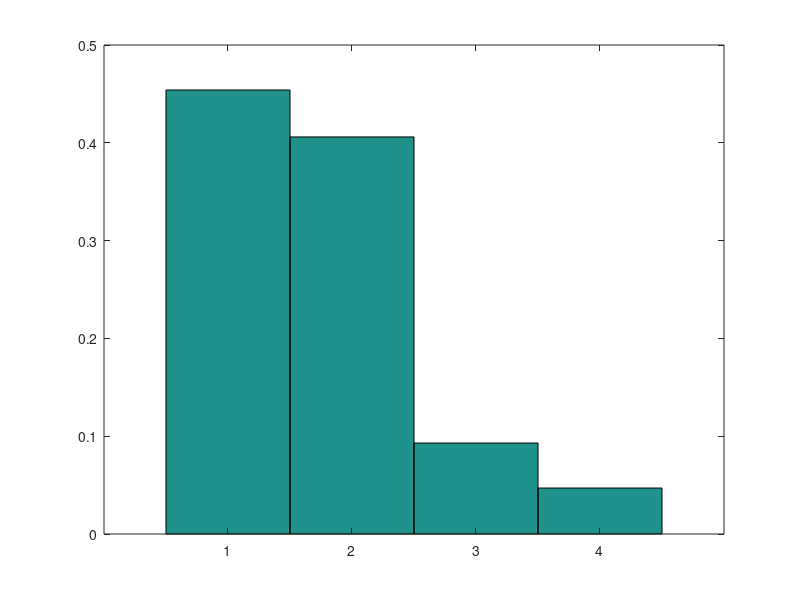

This chart was generated by the following MATLAB code:
N = 1000;

i1 = 0.46
i2 = 0.86
i3 = 0.96
i4 = 1
vec = []

for i = 1:N
  
  r = rand;
  Rez = 0;
  
  if r <= i1
    Rez = 1;
  end
  
  if r > i1 && r <= i2
    Rez = 2;
  end
  
  if r > i2 && r <= i3
    Rez = 3;
  end
  
  if r > i3 && r <= i4
    Rez = 4;
  end
  
  vec = [vec, Rez];
  
endfor

nr1 = length(find(vec == 1))/N
nr2 = length(find(vec == 2))/N
nr3 = length(find(vec == 3))/N
nr4 = length(find(vec == 4))/N

histograma = histc(vec, 1:4);
bar(1:4, histograma/N, 'hist');
